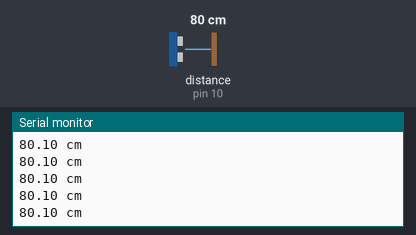
A sketch run on a simulated Arduino Uno, built with avr-gcc and run on an emulated ATmega328P. On the bench: the last lines printed to the serial monitor. Wiring (inferred from the names in the program): ultrasonic range finder: trigger pin 11; echo pin 10. The inputs (shaded band) are chosen by the test bench; at power-on: distance to the obstacle (sensor on pin 10) 80 cm. The echo pulse lasts 58.3 µs per cm.

Above: at 1.2 s.
1.3 s: distance to the obstacle (sensor on pin 10) set to 2 cm
At 2.3 s:
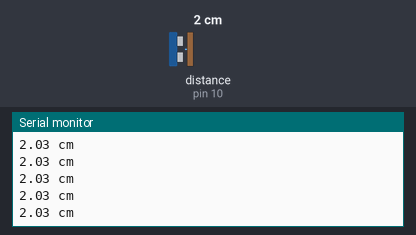
2.8 s: distance to the obstacle (sensor on pin 10) set to 4 cm
At 3.3 s:
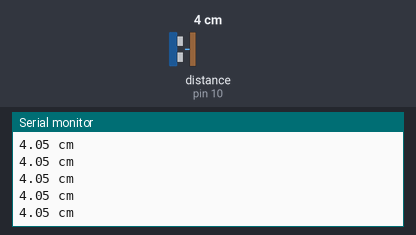
4.3 s: distance to the obstacle (sensor on pin 10) set to 250 cm
At 4.35 s:
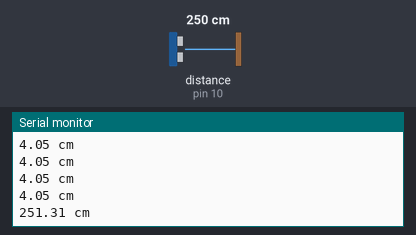
Timing chart, 0 to 7.3 s (numbered marks = the images above; inputs shaded):
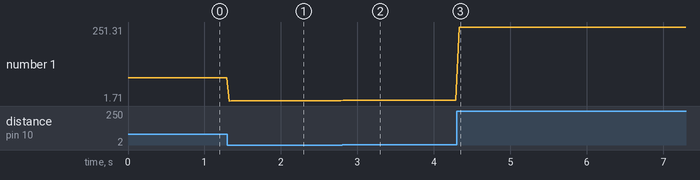

Measured:
- after the input at 1.3 s, the serial monitor: prints a new line at once (image 1)
- after the input at 2.8 s, the serial monitor: prints a new line at once (image 2)
- after the input at 4.3 s, the serial monitor: prints a new line at once (image 3)
- plotted number 1: 80.1 → 2.03 after the input at 1.3 s, 2.03 → 4.05 after the input at 2.8 s, 4.05 → 250.98 after the input at 4.3 s

The sketch:

readulpwm.ino
```cpp
#define TRIGGER_PIN 11
#define PWM_OUTPUT_PIN 10

long duration;
float distance;

void setup()
{
  Serial.begin(57600);
  while (!Serial);

  pinMode(TRIGGER_PIN, OUTPUT);
  pinMode(PWM_OUTPUT_PIN, INPUT);
}

void loop()
{
  // The sensor is triggered by a falling edge of a HIGH pulse that
  // is more than 60 microseconds in duration.
  // Give a short LOW pulse beforehand to ensure a clean HIGH pulse:
  digitalWrite(TRIGGER_PIN, LOW);
  delayMicroseconds(5);
  digitalWrite(TRIGGER_PIN, HIGH);
  delayMicroseconds(100);
  digitalWrite(TRIGGER_PIN, LOW);

  // Read the signal from the sensor: a HIGH pulse whose
  // duration is the time (in microseconds) from the sending
  // of the ping to the reception of its echo off of an object.
  // If no object detected, fixed pulse width of 35ms is sent
  // by the sensor.
  pinMode(PWM_OUTPUT_PIN, INPUT);
  duration = pulseIn(PWM_OUTPUT_PIN, HIGH);

  // Convert the pulse width duration into a distance
  distance = duration;
  distance = distance / 58;

  Serial.print(distance);
  Serial.println(" cm");

  delay(30);
}
```
